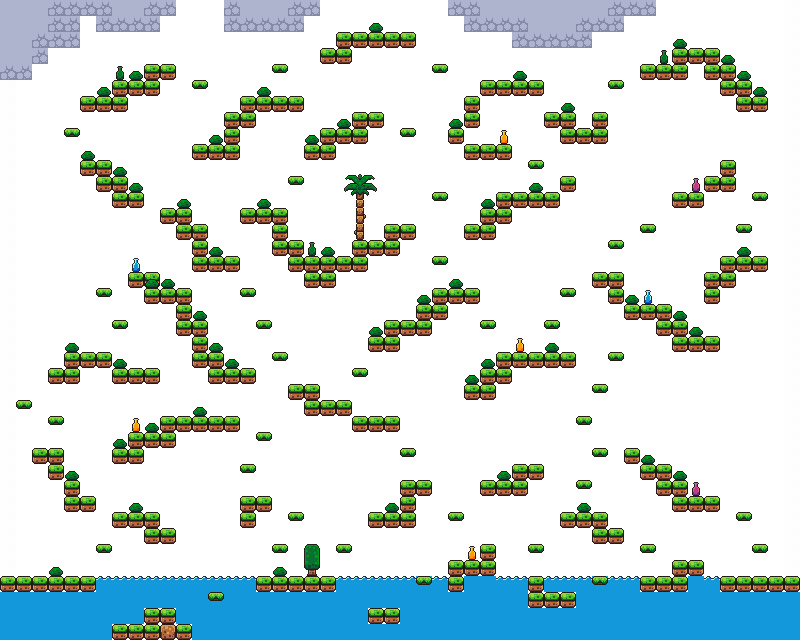

This is a level from a 2D game, rendered from its Tiled map with the project's own tilesets. A one-line summary and the map file follow, with tile-layer data summarised:
An orthogonal 50x40 tile map with 16x16 px tiles, 9 tile layers (Background, Air, Lvl Wall, Edge, ...), 5 tilesets and 128 objects.

<map version="1.11" tiledversion="1.11.2" orientation="orthogonal" renderorder="right-down" width="50" height="40" tilewidth="16" tileheight="16" infinite="0" nextlayerid="14" nextobjectid="129">
 <properties>
  <property name="player_default_position" value="1,5" />
  <property name="seconds" type="int" value="300" />
  <property name="text_color" type="color" value="#ff000000" />
 </properties>
 <tileset firstgid="1" source="../tilesets/world_tileset.tsx" />
 <tileset firstgid="257" source="../tilesets/platforms.tsx" />
 <tileset firstgid="273" source="../tilesets/hearts.tsx" />
 <tileset firstgid="277" source="../tilesets/fruit.tsx" />
 <tileset firstgid="293" source="../tilesets/coin.tsx" />
 <layer id="1" name="Background" width="50" height="40">
  <data>[2000 cells, 2000 non-empty, 1 distinct tile ids]</data>
 </layer>
 <layer id="2" name="Air" width="50" height="40" opacity="0.32" tintcolor="#afeeee">
  <data>[2000 cells, 2000 non-empty, 1 distinct tile ids]</data>
 </layer>
 <layer id="3" name="Lvl Wall" width="50" height="40" opacity="0.01">
  <data>[2000 cells, 36 non-empty, 1 distinct tile ids]</data>
 </layer>
 <layer id="4" name="Edge" width="50" height="40" opacity="0.01">
  <data>[2000 cells, 36 non-empty, 1 distinct tile ids]</data>
 </layer>
 <layer id="6" name="Water" width="50" height="40">
  <data>[2000 cells, 167 non-empty, 2 distinct tile ids]</data>
 </layer>
 <layer id="5" name="Platforms" width="50" height="40">
  <data>[2000 cells, 304 non-empty, 3 distinct tile ids]</data>
 </layer>
 <objectgroup id="7" name="Moving Sprites">
  <object id="1" gid="257" x="416.644" y="399.426" width="16" height="16">
   <properties>
    <property name="boundary_bottom" type="float" value="0" />
    <property name="boundary_left" type="float" value="0" />
    <property name="boundary_right" type="float" value="0" />
    <property name="boundary_top" type="float" value="0" />
    <property name="change_x" type="float" value="0" />
    <property name="change_y" type="float" value="0" />
   </properties>
  </object>
 </objectgroup>
 <layer id="8" name="Dynamic Items" width="50" height="40">
  <data>[2000 cells, 11 non-empty, 4 distinct tile ids]</data>
 </layer>
 <objectgroup id="9" name="Fruits">
  <object id="4" gid="277" x="48" y="447.333" width="16" height="16" />
  <object id="5" gid="282" x="174" y="414.667" width="16" height="16" />
  <object id="6" gid="291" x="126.667" y="367.333" width="16" height="16" />
  <object id="7" gid="279" x="287.333" y="236" width="16" height="16" />
  <object id="8" gid="285" x="174.667" y="287.333" width="16" height="16" />
  <object id="9" gid="289" x="190.667" y="223.333" width="16" height="16" />
  <object id="10" gid="277" x="270.667" y="94.6667" width="16" height="16" />
  <object id="11" gid="291" x="94.6667" y="158" width="16" height="16" />
  <object id="12" gid="277" x="144" y="62.6667" width="16" height="16" />
  <object id="13" gid="283" x="464.667" y="143.333" width="16" height="16" />
  <object id="14" gid="290" x="352" y="30.6667" width="16" height="16" />
  <object id="15" gid="278" x="352" y="110" width="16" height="16" />
  <object id="16" gid="290" x="592" y="108.667" width="16" height="16" />
  <object id="17" gid="289" x="496" y="78.6667" width="16" height="16" />
  <object id="18" gid="286" x="656.667" y="461.333" width="16" height="16" />
  <object id="19" gid="289" x="527.333" y="351.333" width="16" height="16" />
  <object id="20" gid="282" x="368" y="509.333" width="16" height="16" />
  <object id="21" gid="278" x="319.333" y="397.333" width="16" height="16" />
  <object id="22" gid="281" x="400.667" y="319.333" width="16" height="16" />
  <object id="23" gid="287" x="512" y="191.333" width="16" height="16" />
  <object id="24" gid="277" x="511.333" y="462.667" width="16" height="16" />
  <object id="25" gid="285" x="257.333" y="496" width="16" height="16" />
  <object id="26" gid="291" x="158.667" y="526" width="16" height="16" />
  <object id="27" gid="279" x="450" y="559.333" width="16" height="16" />
  <object id="28" gid="290" x="286.667" y="574" width="16" height="16" />
  <object id="29" gid="282" x="592.667" y="510.667" width="16" height="16" />
  <object id="30" gid="287" x="722" y="254" width="16" height="16" />
  <object id="31" gid="281" x="656" y="302" width="16" height="16" />
  <object id="32" gid="277" x="703.333" y="172.667" width="16" height="16" />
  <object id="33" gid="282" x="704" y="44.6667" width="16" height="16" />
  <object id="127" gid="285" x="368" y="607" width="16" height="16" />
  <object id="128" gid="281" x="144" y="606" width="16" height="16" />
 </objectgroup>
 <objectgroup id="10" name="Coins">
  <object id="34" gid="293" x="31.3333" y="431.333" width="16" height="16" />
  <object id="35" gid="293" x="80" y="480" width="16" height="16" />
  <object id="36" gid="293" x="113.333" y="498" width="16" height="16" />
  <object id="37" gid="293" x="144" y="498" width="16" height="16" />
  <object id="38" gid="293" x="192" y="496.667" width="16" height="16" />
  <object id="39" gid="293" x="64" y="560.667" width="16" height="16" />
  <object id="40" gid="293" x="128" y="609.333" width="16" height="16" />
  <object id="41" gid="293" x="112" y="608.667" width="16" height="16" />
  <object id="42" gid="293" x="177.333" y="607.333" width="16" height="16" />
  <object id="43" gid="293" x="143.333" y="590" width="16" height="16" />
  <object id="44" gid="293" x="319.333" y="559.333" width="16" height="16" />
  <object id="45" gid="293" x="254.667" y="561.333" width="16" height="16" />
  <object id="46" gid="293" x="320" y="528.667" width="16" height="16" />
  <object id="47" gid="293" x="416" y="464" width="16" height="16" />
  <object id="48" gid="293" x="383.333" y="496" width="16" height="16" />
  <object id="49" gid="293" x="368" y="401.333" width="16" height="16" />
  <object id="50" gid="293" x="384" y="400.667" width="16" height="16" />
  <object id="51" gid="293" x="304" y="368" width="16" height="16" />
  <object id="52" gid="293" x="336.667" y="384" width="16" height="16" />
  <object id="53" gid="293" x="240" y="352" width="16" height="16" />
  <object id="54" gid="293" x="224" y="400" width="16" height="16" />
  <object id="55" gid="293" x="208" y="400" width="16" height="16" />
  <object id="56" gid="293" x="160" y="399.333" width="16" height="16" />
  <object id="57" gid="293" x="145.333" y="416.667" width="16" height="16" />
  <object id="58" gid="293" x="144" y="352" width="16" height="16" />
  <object id="59" gid="293" x="113.333" y="352" width="16" height="16" />
  <object id="60" gid="293" x="80" y="336" width="16" height="16" />
  <object id="61" gid="293" x="47.3333" y="352" width="16" height="16" />
  <object id="62" gid="293" x="144" y="256" width="16" height="16" />
  <object id="63" gid="293" x="160" y="271.333" width="16" height="16" />
  <object id="64" gid="293" x="192.667" y="304.667" width="16" height="16" />
  <object id="65" gid="293" x="224" y="352" width="16" height="16" />
  <object id="66" gid="293" x="208.667" y="240.667" width="16" height="16" />
  <object id="67" gid="293" x="160" y="192.667" width="16" height="16" />
  <object id="68" gid="293" x="223.333" y="239.333" width="16" height="16" />
  <object id="69" gid="293" x="240" y="192" width="16" height="16" />
  <object id="70" gid="293" x="272.667" y="192" width="16" height="16" />
  <object id="71" gid="293" x="319.333" y="240" width="16" height="16" />
  </objectgroup>
 <objectgroup id="11" name="Hearts">
  <!-- 2 objects omitted --></objectgroup>
 <layer id="13" name="Clouds" width="50" height="40">
  <data>[2000 cells, 69 non-empty, 2 distinct tile ids]</data>
 </layer>
 <layer id="12" name="Foreground" width="50" height="40">
  <data>[2000 cells, 65 non-empty, 14 distinct tile ids]</data>
 </layer>
</map>
<!-- 57 of 128 objects omitted -->
